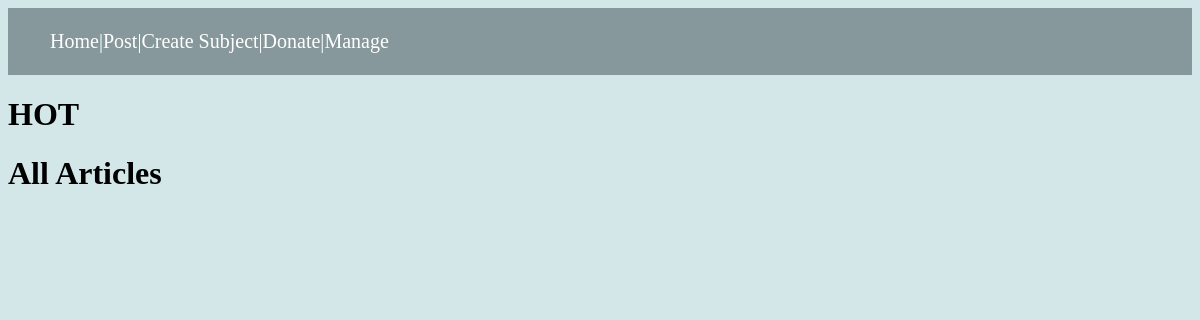
/subject/1, run on an earlier commit of the app's database.
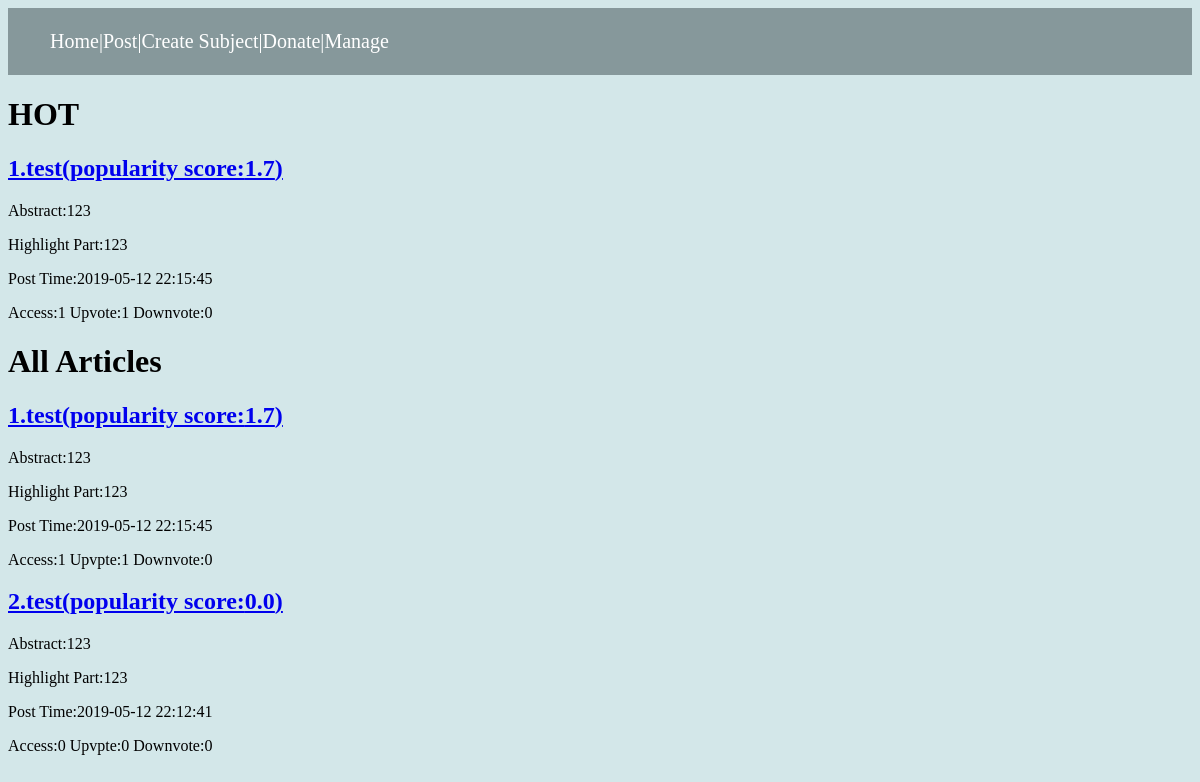
And on a later commit of the database.
### model.py (models this page shows, shortened)
class Article(db.Model):
    __tablename__ = 'article'
    id = db.Column(db.Integer,primary_key=True)
    title = db.Column(db.Text)
    user_id = db.Column(db.Text,db.ForeignKey('user.id'))
    subject_id = db.Column(db.Integer,db.ForeignKey('subject.id'))
    abstract = db.Column(db.Text)
    highlight_part = db.Column(db.Text)
    postTime = db.Column(db.Text)
    accessNum = db.Column(db.Integer,default=0)
    commentNum = db.Column(db.Integer,default=0)
    upvoteNum = db.Column(db.Integer,default=0)
    downvoteNum = db.Column(db.Integer,default=0)
    hided = db.Column(db.Integer,default=0)
    dl_link = db.Column(db.Text)
    comments = db.relationship('Comment')
    user = db.relationship('User', lazy='subquery')

### app.py (the view)
@app.route('/subject/<subject_id>')
def subject(subject_id):
    subject = subjectService.find_by_id(subject_id)
    articles = articleService.find_by_subject(subject.id)
    articles.reverse()
    particles = []
    for article in articles:
        if article.hided == 1:
            articles.remove(article)
            continue
        article.score=articleService.calPopularity(article)
        if article.score>=0.3 :
            particles.append(article)
    particles.sort(key=lambda item: item.score, reverse=True)
    return render_template('subject.html',subject=subject,articles = articles,particles=particles)

### app.py (called while the page is built)
@app.before_request
def before_request():
    addr = request.remote_addr
    ip = ipService.find_ip_by_ip(addr)
    if ip is None:
        ip = IP(addr=addr, is_blocked=0)
        ipService.insert(ip)
    elif ip.is_blocked == 1:
        os.abort(403)

### services.py (called while the page is built)
    def find_by_id(self,id):
        subject = Subject.query.filter_by(id=id).first()
        return subject

    def calPopularity(self,article):
        return article.upvoteNum/max((article.upvoteNum+article.downvoteNum),1)*(article.accessNum*0.3+article.commentNum*0.7)

    def find_by_subject(self,subject_id):
        articles = Article.query.filter_by(subject_id=subject_id).all()
        return articles

    def find_ip_by_ip(self,addr):
        ip = IP.query.filter_by(addr=addr).first()
        return ip

### templates/subject.html (shortened to what this page needs)
{% extends "base.html" %}
{% block content %}
<div class="particles">
    <h1>HOT</h1>
{% for article in particles %}
          <h2><a href="/article/{{ article.id }}"> {{ loop.index }}.{{ article.title }}(popularity score:{{ article.score }})</a></h2>
            <p>Abstract:{{ article.abstract }}</p>
            <p>Highlight Part:{{ article.highlight_part }}</p>
            <p>Post Time:{{ article.postTime }}</p>
            <p>Access:{{ article.accessNum }} Upvote:{{ article.upvoteNum }} Downvote:{{ article.downvoteNum }}</p>
        {% endfor %}
</div>
<div class="articles">
    <h1>All Articles</h1>
        {% for article in articles %}
            <h2><a href="/article/{{ article.id }}"> {{ loop.index }}.{{ article.title }}(popularity score:{{ article.score }})</a></h2>
            <p>Abstract:{{ article.abstract }}</p>
            <p>Highlight Part:{{ article.highlight_part }}</p>
            <p>Post Time:{{ article.postTime }}</p>
            <p>Access:{{ article.accessNum }} Upvpte:{{ article.upvoteNum }} Downvote:{{ article.downvoteNum }}</p>
        {% endfor %}
 </div>
{% endblock %}

What changed in the data, as far as the page shows it:
added Article: title "test", score "1.7", abstract "123", highlight_part "123", postTime "2019-05-12 22:15:45", accessNum "1", upvoteNum "1", downvoteNum "0"
added Article: title "test", score "0.0", abstract "123", highlight_part "123", postTime "2019-05-12 22:12:41", accessNum "0", upvoteNum "0", downvoteNum "0", shown under "All Articles"
